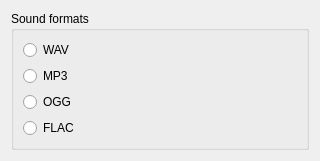
<?xml version="1.0" encoding="UTF-8"?>
<ui version="4.0">
 <class>SupportedFormats</class>
 <widget class="QWidget" name="SupportedFormats">
  <property name="geometry">
   <rect>
    <x>0</x>
    <y>0</y>
    <width>320</width>
    <height>148</height>
   </rect>
  </property>
  <property name="windowTitle">
   <string/>
  </property>
  <layout class="QVBoxLayout" name="verticalLayout">
   <item>
    <widget class="QGroupBox" name="soundFormats">
     <property name="title">
      <string>Sound formats</string>
     </property>
     <layout class="QVBoxLayout" name="verticalLayout_2">
      <item>
       <widget class="QRadioButton" name="selectWAV">
        <property name="text">
         <string>WAV</string>
        </property>
       </widget>
      </item>
      <item>
       <widget class="QRadioButton" name="selectMP3">
        <property name="text">
         <string>MP3</string>
        </property>
       </widget>
      </item>
      <item>
       <widget class="QRadioButton" name="selectOGG">
        <property name="text">
         <string>OGG</string>
        </property>
       </widget>
      </item>
      <item>
       <widget class="QRadioButton" name="selectFLAC">
        <property name="text">
         <string>FLAC</string>
        </property>
       </widget>
      </item>
     </layout>
    </widget>
   </item>
   <item>
    <spacer name="verticalSpacer">
     <property name="orientation">
      <enum>Qt::Vertical</enum>
     </property>
     <property name="sizeHint" stdset="0">
      <size>
       <width>20</width>
       <height>40</height>
      </size>
     </property>
    </spacer>
   </item>
  </layout>
 </widget>
 <resources/>
 <connections/>
</ui>
